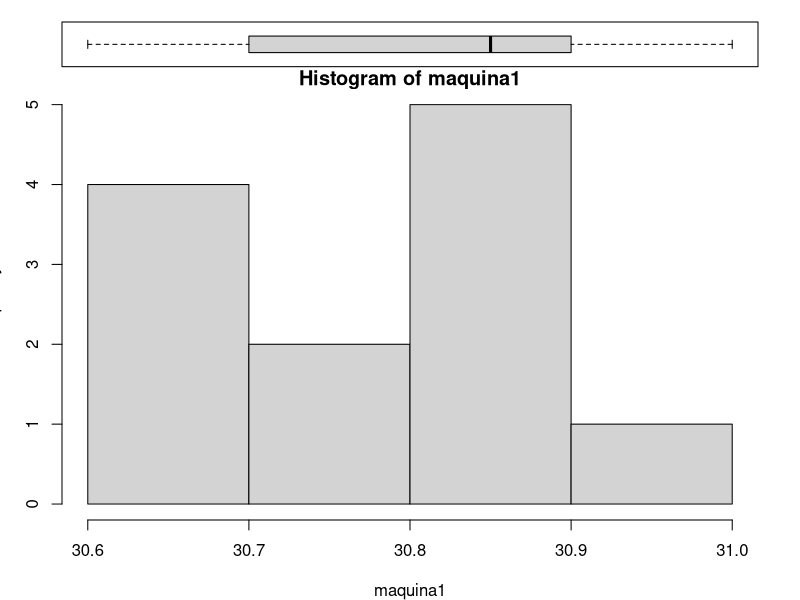
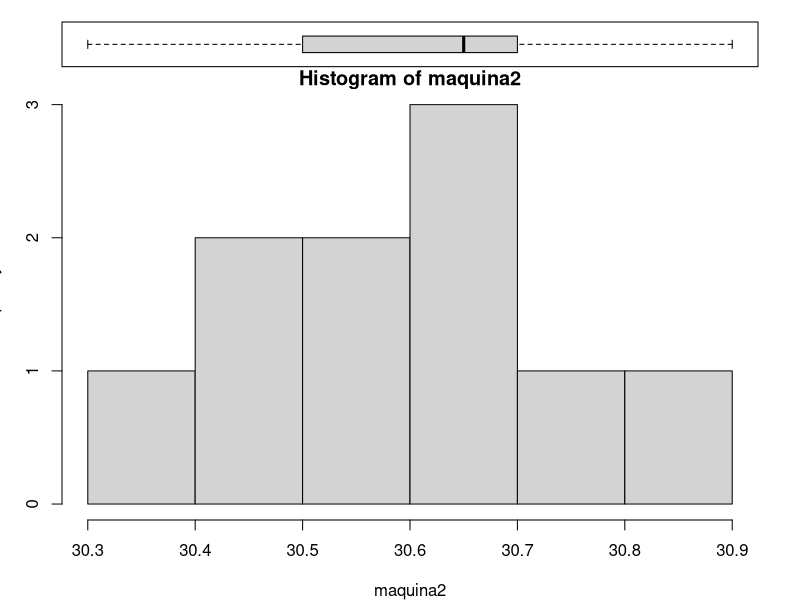
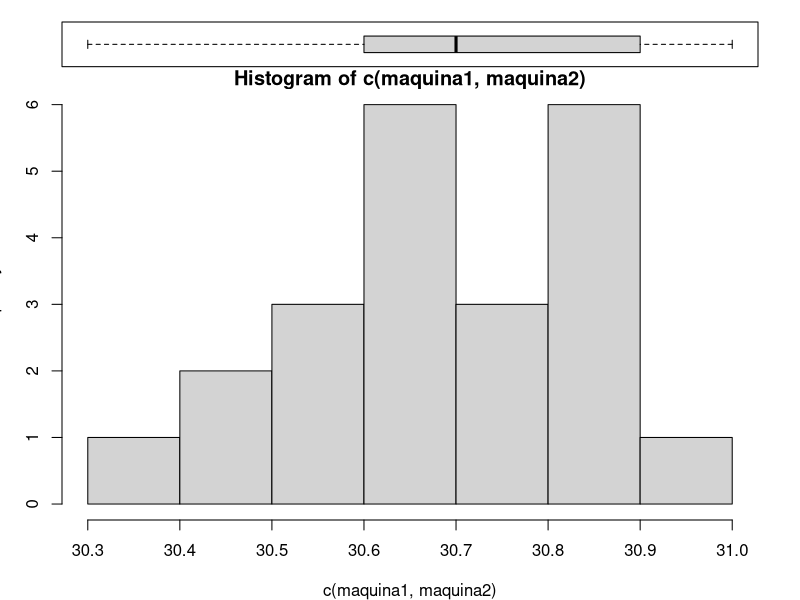

These figures' R source, in order:
# Duas máquinas são utilizadas para envasar um líquido em frascos de
# plástico. Com o objetivo de verificar se há diferença entre os
# volumes médios envasados, duas amostras de 12 e 10 frascos foram
# selecionadas. Os volumes (em ml) foram medidos resultando nos
# seguintes valores

# Dados
maquina1 <- c(30.9, 30.9, 30.8, 30.7, 30.9, 30.6, 30.8, 30.9, 30.7, 30.9, 30.7,31.0)
maquina2 <- c(30.8, 30.9, 30.7, 30.5, 30.5, 30.6, 30.7, 30.3, 30.6, 30.7)

# alpha
alpha <- 0.05
 
# Layout to split the screen
layout(mat = matrix(c(1,2),2,1, byrow=TRUE),  height = c(1,8))
# Draw the boxplot and the histogram 
par(mar=c(0, 3.1, 1.1, 2.1))
boxplot(maquina1, horizontal=TRUE,  xaxt="n" )#, horizontal=TRUE , ylim=c(-10,20),, col=rgb(0.8,0.8,0,0.5) , frame=F)
par(mar=c(4, 3.1, 1.1, 2.1))
hist(maquina1) #, breaks=40 , col=rgb(0.2,0.8,0.5,0.5) , border=F , main="" , xlab="value of the variable", xlim=c(-10,20))

# Layout to split the screen
layout(mat = matrix(c(1,2),2,1, byrow=TRUE),  height = c(1,8))
# Draw the boxplot and the histogram 
par(mar=c(0, 3.1, 1.1, 2.1))
boxplot(maquina2, horizontal=TRUE,  xaxt="n" )#, horizontal=TRUE , ylim=c(-10,20),, col=rgb(0.8,0.8,0,0.5) , frame=F)
par(mar=c(4, 3.1, 1.1, 2.1))
hist(maquina2) #, breaks=40 , col=rgb(0.2,0.8,0.5,0.5) , border=F , main="" , xlab="value of the variable", xlim=c(-10,20))

# Layout to split the screen
layout(mat = matrix(c(1,2),2,1, byrow=TRUE),  height = c(1,8))
# Draw the boxplot and the histogram 
par(mar=c(0, 3.1, 1.1, 2.1))
boxplot(c(maquina1, maquina2), horizontal=TRUE,  xaxt="n" )#, horizontal=TRUE , ylim=c(-10,20),, col=rgb(0.8,0.8,0,0.5) , frame=F)
par(mar=c(4, 3.1, 1.1, 2.1))
hist(c(maquina1, maquina2)) #, breaks=40 , col=rgb(0.2,0.8,0.5,0.5) , border=F , main="" , xlab="value of the variable", xlim=c(-10,20))

# Quer-se saber se a média das duas amostras é a mesma
# H0: mu1 = mu2 x H1: mu1 